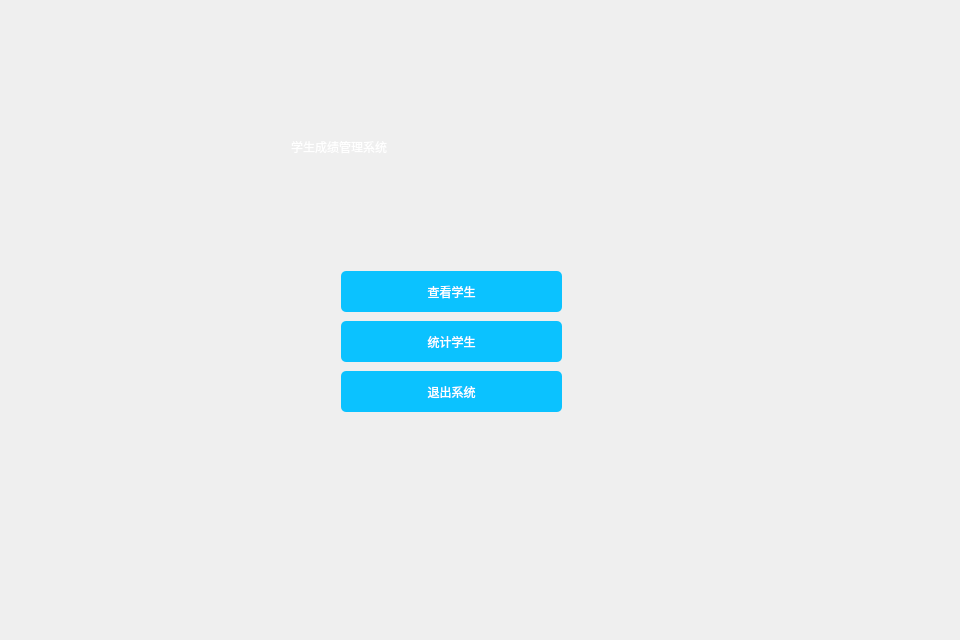
<?xml version="1.0" encoding="UTF-8"?>
<ui version="4.0">
 <class>MainWindow</class>
 <widget class="QWidget" name="MainWindow">
  <property name="geometry">
   <rect>
    <x>0</x>
    <y>0</y>
    <width>960</width>
    <height>640</height>
   </rect>
  </property>
  <property name="minimumSize">
   <size>
    <width>960</width>
    <height>640</height>
   </size>
  </property>
  <property name="maximumSize">
   <size>
    <width>960</width>
    <height>640</height>
   </size>
  </property>
  <property name="windowTitle">
   <string>MainWindow</string>
  </property>
  <property name="styleSheet">
   <string notr="true">QStackedWidget#stackedWidget
{  
	border-image: url(:/images/bk.png);
}

QStackedWidget#stackedWidget QPushButton
{
	border:none;
	border-radius:5px;
	background-color: rgb(11,194,255);
	color:white;
	font:normal 20pt &quot;微软雅黑&quot;;
}

QStackedWidget#stackedWidget QPushButton:hover
{
	background-color: rgb(0,182,250);
}

QLabel
{
	color:white;
	font:normal 30pt &quot;微软雅黑&quot;;
}



</string>
  </property>
  <layout class="QGridLayout" name="gridLayout">
   <item row="0" column="0">
    <widget class="QStackedWidget" name="stackedWidget">
     <property name="styleSheet">
      <string notr="true"/>
     </property>
     <property name="currentIndex">
      <number>0</number>
     </property>
     <widget class="QWidget" name="menuPage">
      <widget class="QPushButton" name="lookBtn">
       <property name="geometry">
        <rect>
         <x>330</x>
         <y>260</y>
         <width>221</width>
         <height>41</height>
        </rect>
       </property>
       <property name="text">
        <string>查看学生</string>
       </property>
      </widget>
      <widget class="QPushButton" name="statBtn">
       <property name="geometry">
        <rect>
         <x>330</x>
         <y>310</y>
         <width>221</width>
         <height>41</height>
        </rect>
       </property>
       <property name="text">
        <string>统计学生</string>
       </property>
      </widget>
      <widget class="QPushButton" name="quitBtn">
       <property name="geometry">
        <rect>
         <x>330</x>
         <y>360</y>
         <width>221</width>
         <height>41</height>
        </rect>
       </property>
       <property name="text">
        <string>退出系统</string>
       </property>
      </widget>
      <widget class="QLabel" name="label">
       <property name="geometry">
        <rect>
         <x>280</x>
         <y>100</y>
         <width>341</width>
         <height>71</height>
        </rect>
       </property>
       <property name="text">
        <string>学生成绩管理系统</string>
       </property>
      </widget>
     </widget>
     <widget class="QWidget" name="lookPage">
      <widget class="QTableWidget" name="lookTableWidget">
       <property name="geometry">
        <rect>
         <x>10</x>
         <y>40</y>
         <width>781</width>
         <height>551</height>
        </rect>
       </property>
      </widget>
      <widget class="QPushButton" name="addBtn">
       <property name="geometry">
        <rect>
         <x>800</x>
         <y>80</y>
         <width>131</width>
         <height>41</height>
        </rect>
       </property>
       <property name="text">
        <string>添加学生</string>
       </property>
      </widget>
      <widget class="QPushButton" name="saveBtn">
       <property name="geometry">
        <rect>
         <x>800</x>
         <y>130</y>
         <width>131</width>
         <height>41</height>
        </rect>
       </property>
       <property name="text">
        <string>保存修改</string>
       </property>
      </widget>
     </widget>
     <widget class="QWidget" name="statPage">
      <widget class="QLabel" name="label_3">
       <property name="geometry">
        <rect>
         <x>370</x>
         <y>310</y>
         <width>621</width>
         <height>191</height>
        </rect>
       </property>
       <property name="text">
        <string>statPage</string>
       </property>
      </widget>
     </widget>
    </widget>
   </item>
  </layout>
 </widget>
 <resources/>
 <connections/>
</ui>
